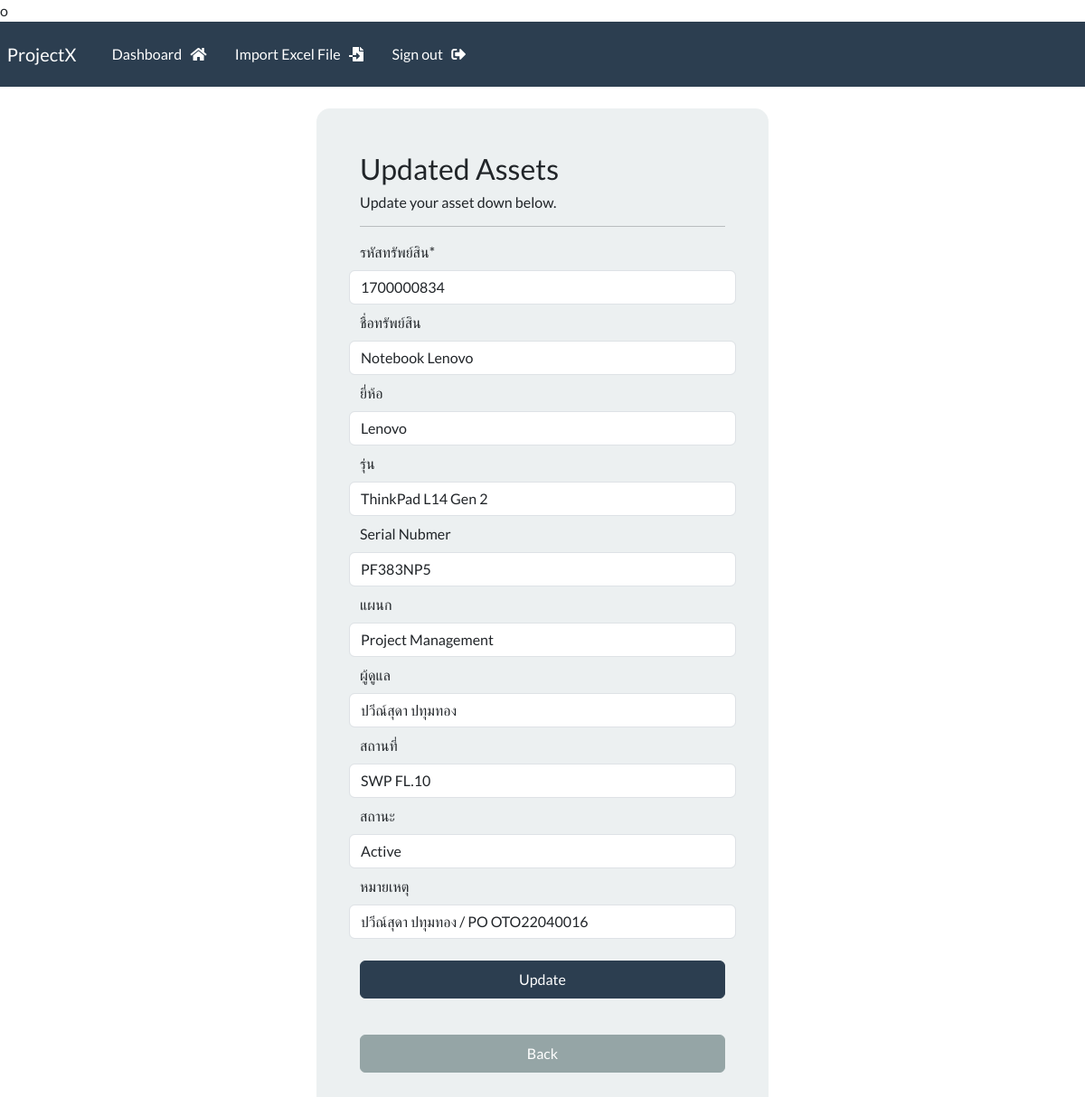
The page /update-assets/1/ (signed in) on the database its author committed.
### webapp/models.py (models this page shows, shortened)
class assets(models.Model):
    creation_date =models.DateTimeField(auto_now_add=True)
    asset_no = models.CharField(max_length=100)
    asset_name = models.CharField(max_length=300)
    brand = models.CharField(max_length=50)
    model = models.CharField(max_length=100)
    serial_no = models.CharField(max_length=20)
    department_name = models.CharField(max_length=100)
    owner_name = models.CharField(max_length=100)
    location = models.CharField(max_length=100)
    status = models.CharField(max_length=150)
    remark = models.CharField(max_length=200)

### webapp/views.py (the view, shortened to what this page needs)
# urls.py: path('update-assets/<int:pk>/',views.update_assets,name="update-assets"),
@login_required(login_url='my-login')
def update_assets(request, pk):
    asset = assets.objects.get(id = pk)
    return render(request,'webapp/update-asset.html',{"asset":asset})

### webapp/templates/webapp/update-asset.html (shortened to what this page needs)
o{% extends "webapp/base.html" %}
{% load crispy_forms_tags %}
{% block content %}
<body>
    <div class="container bg-light shadow-md p-5 form-layout">
        <h3> Updated Assets </h3>
        <h6> Update your asset down below.</h6>
        <hr>
        <form autocomplete="off" method="POST">
                <div class="row">
                    <label for="asset_no">รหัสทรัพย์สิน*</label>
                    <input value="{{asset.asset_no}}" required name="asset_no" type="text" class="form-control mt-2" aria-label="Asset No">
                </div>
                <div class="row">
                    <label class="mt-2" for="asset_name">ชื่อทรัพย์สิน</label>
                  <input value="{{asset.asset_name}}" required name="asset_name" type="text" class="form-control mt-2" aria-label="Asset Name">
                </div>
                <div class="row">
                    <label class="mt-2" for="brand">ยี่ห้อ</label>
                  <input value="{{asset.brand}}" required name="brand" type="text" class="form-control mt-2" aria-label="Brand">
                </div>
                <div class="row">
                    <label class="mt-2" for="model">รุ่น</label>
                  <input value="{{asset.model}}" required name="model" type="text" class="form-control mt-2" aria-label="Model">
                </div>
                <div class="row">
                    <label class="mt-2" for="serial_no">Serial Nubmer</label>
                  <input value="{{asset.serial_no}}" required name="serial_no" type="text" class="form-control mt-2" aria-label="Serial Number">
                </div>
                <div class="row">
                    <label class="mt-2" for="department_name">แผนก</label>
                  <input value="{{asset.department_name}}" required name="department_name" type="text" class="form-control mt-2" aria-label="Department">
                </div>
                <div class="row">
                    <label class="mt-2" for="owner_name">ผู้ดูแล</label>
                  <input value="{{asset.owner_name}}" required name="owner_name" type="text" class="form-control mt-2" aria-label="Owner">
                </div>
                <div class="row">
                    <label class="mt-2" for="location">สถานที่</label>
                  <input value="{{asset.location}}" required name="location" type="text" class="form-control mt-2" aria-label="Location">
                </div>
                <div class="row">
                    <label class="mt-2" for="status">สถานะ</label>
                    <select class="form-control mt-2" name="status" aria-label="Status" >
                        {% if asset.status == "InActive" %}
                        <option value="InActive">InActive</option>
                        <option value="Active">Active</option>
                        {% else %}
                        <option value="Active">Active</option>
                        {% endif %}
                      </select>
                </div>
                <div class="row">
                    <label class="mt-2" for="remark">หมายเหตุ</label>
                  <input value="{{asset.remark}}" name="remark" type="text" class="form-control mt-2" aria-label="Remark">
                </div>
            <br>
            <button type='submit' class='btn btn-primary w-100 btn-block p-2'> Update </button>
        </form>
        <br>
        <a href="{% url "view-assets" asset.id %}" class='btn btn-secondary w-100 btn-block p-2'> Back </a>
    </div>
</body>
{% endblock content %}

### static/css/styles.css (style rules this page uses)
.form-layout { border-radius: 15px; width: 500px; }

### rows shown on the page
assets: asset_no "1700000834", asset_name "Notebook Lenovo", brand "Lenovo", model "ThinkPad L14 Gen 2", serial_no "PF383NP5", department_name "Project Management", owner_name "ปวีณ์สุดา ปทุมทอง", location "SWP FL.10", status "Active", remark "ปวีณ์สุดา ปทุมทอง / PO OTO22040016"
